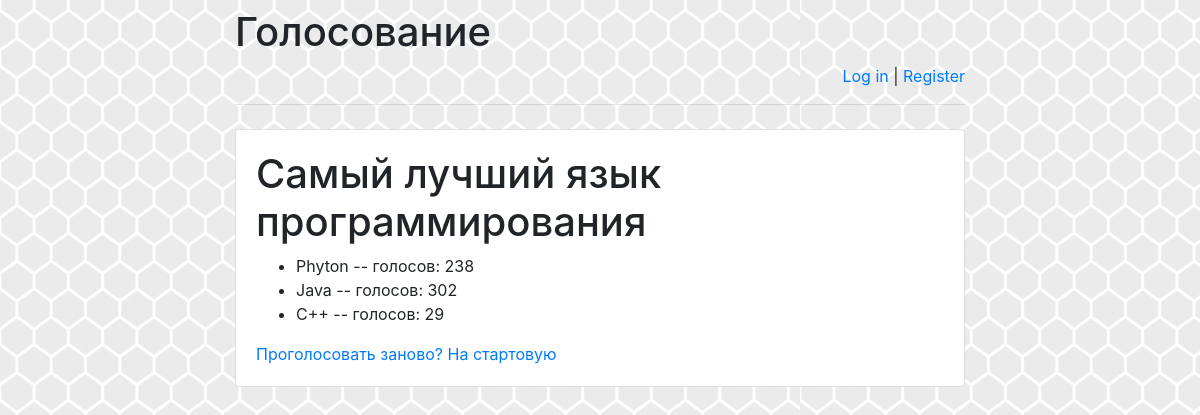
Page /polls/1/results/ on the committed database.
### polls/models.py (models this page shows, shortened)
class Question(models.Model):
    question_text = models.CharField(max_length=200)
    pub_date = models.DateTimeField('date published')

class Choice(models.Model):
    question = models.ForeignKey(Question, on_delete=models.CASCADE)
    choice_text = models.CharField(max_length=200)
    votes = models.IntegerField(default=0)

### polls/views.py (the view)
# urls.py: path('<int:pk>/results/', views.ResultsView.as_view(), name='results'),
class ResultsView(generic.DetailView):
    model = Question
    template_name = 'polls/results.html'

### polls/templates/polls/results.html (shortened to what this page needs)
<!doctype html>
<html lang="en">
<head>
    {% load static %}
    <link rel="stylesheet" href="{% static 'polls/style.css' %}">
    <link rel="stylesheet" href="https://stackpath.bootstrapcdn.com/bootstrap/4.1.3/css/bootstrap.min.css">
</head>
<body>
<div class="container">
    <div class="row justify-content-center">
        <div class="col-8">
            <h1 class="mt-2">Голосование</h1>
            {% if user.is_authenticated %}
                <p class="text-right">
                    Привет, {{ user.username }}!
                    <a href="/polls/logout">Log out</a> |
                    <a href="/polls/password-change">
                        Change password
                    </a>
                </p>
            {% else %}
                <p class="text-right">
                    <a href="/polls/login">Log in</a> |
                    <a href="/polls/register">Register</a>
                </p>
            {% endif %}
            <hr class="mt-0 mb-4">
            <div class="card">
                <div class="card-body">
                    <h1>{{ question.question_text }}</h1>
                    <ul>
                    {% for choice in question.choice_set.all %}
                        <li>{{ choice.choice_text }} -- голосов: {{ choice.votes }}  </li>
                    {% endfor %}
                    </ul>
                    <a href="{% url 'polls:detail' question.id %}">Проголосовать заново?</a>
                    <a href="{% url 'polls:index'%}">На стартовую</a>
                </div>
            </div>
        </div>
    </div>
</div>
</body>
</html>

### polls/static/polls/style.css (style rules this page uses)
body { background: white url("images/background.png") repeat; }

### rows in the picture
Question: question_text "Самый лучший язык программирования"
Choice: choice_text "Phyton", votes "238"
Choice: choice_text "Java", votes "302"
Choice: choice_text "C++", votes "29"
